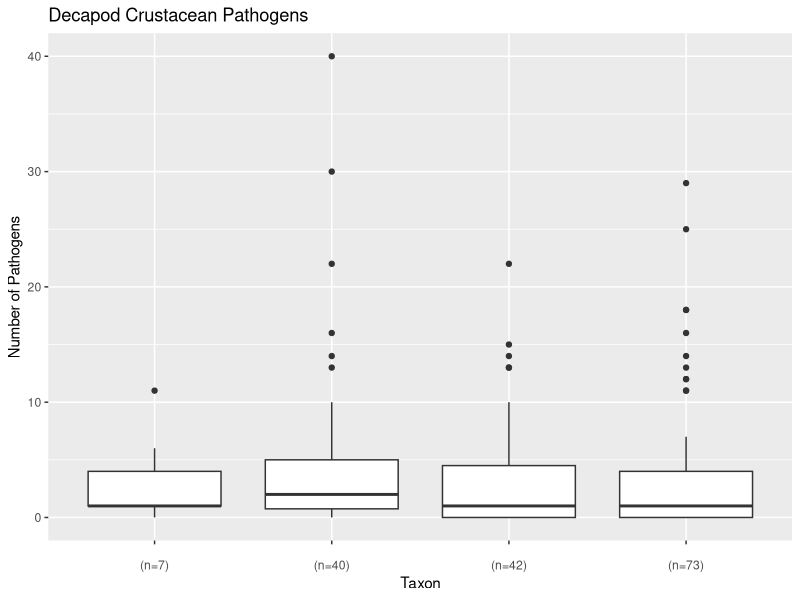
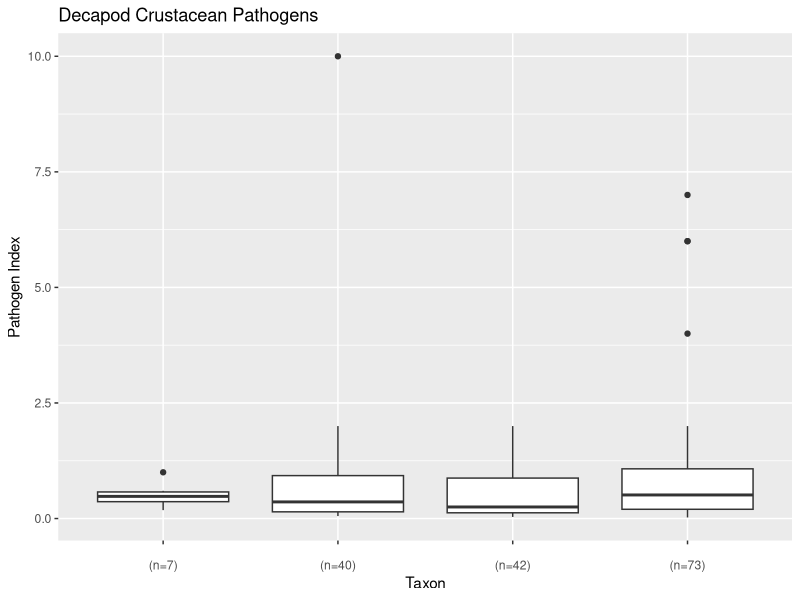

Recreate these plots in R, in order. (Note: this script raises an error after producing the figures.)
#Preliminary Plotting
######################
#162 SPECIES
######################

#####################
#SWEEP ENVIRONMENT
#####################

library(ggplot2)
library(dplyr)
library(cowplot)


decapods <- read.csv("analyze_data/hosts_clean_pathcounts162.csv")
pathogens <- read.csv("clean_data/path_hosts_clean.csv")

#Tasks
#1-Graph total number of pathogens per taxa
#2-Graph # viruses per host type
#3-Graph #isopods per taxa
#4-Graph rhizocephalan barnacles per taxa
#5-Graph # bacteria per taxa
#6-Graph # microsporidians per taxa
#7-Scatterplot number pathogens vs longevity
#8-scatterplot of num_viruses vs longev
#9-#boxplot of aq.hab vs num_pathogens
##*need to make simplified habitat column and continue
#10-boxplot of aq.hab vs num_viruses
#11-graph longevity by taxa
#12-Graph number pathogens by sociality
##*need to add what the scores mean
#13-Graph number of viruses by sociality
#14-Graph tranmission by taxa
#15-Graph requirements by taxa
#16-Graph size by taxa

levels(pathogens$pathogen_type)

####################################
#PLOTS


#1-
#Graph total number of pathogens per taxa
#create vector with host_type levels and number of species in each
xlab_path <- paste(levels(decapods$host_type),"\n(n=",
                   table(decapods$host_type),")",sep="")
ggplot(data=decapods, aes(x=host_type,y=num_pathogens))+
  geom_boxplot()+
  labs(x="Taxon",y="Number of Pathogens",title="Decapod Crustacean Pathogens")+
  scale_x_discrete(labels=xlab_path)
#these numbers aren't right

#1.5 Pathogens per taxon per citation (pathogen index)
ggplot(data=decapods, aes(x=host_type,y=path_index))+
  geom_boxplot()+
  labs(x="Taxon",y="Pathogen Index",title="Decapod Crustacean Pathogens")+
  scale_x_discrete(labels=xlab_path)

#1.5.5 Try different index, divide by # pathogen citations instead
ggplot(data=decapods2, aes(x=host_type,y=num_pathogens/path_search_results))+
  geom_boxplot()+
  labs(x="Taxon",y="Pathogen Index 2.0",title="Decapod Crustacean Pathogens")+
  scale_x_discrete(labels=xlab_path)

#2-
#Graph # viruses per host type
#create vector with host_type levels and number of each host_type that has viruses
#however, it's plotting all, including those spp with ZERO viruses
xlab_vir <- paste(levels(decapods$host_type),"\n(n=",
                  table(decapods$host_type[decapods$num_viruses>0]),")",sep="")
ggplot(data=decapods, aes(x=host_type,y=num_viruses))+
  geom_boxplot()+
  labs(x="Taxon",y="Number of Viruses",title="Decapod Crustacean Viruses")+
  scale_x_discrete(labels=xlab_vir)

#2.5 virus index per host type
ggplot(data=decapods, aes(x=host_type,y=(num_viruses/path_search_results)))+
  geom_boxplot()+
  labs(x="Taxon",y="Virus Index",title="Decapod Crustacean Viruses")+
  scale_x_discrete(labels=xlab_vir)

#3-
#graph isopods per taxa
#however plotting those with 0
xlab_isopod <- paste(levels(decapods$host_type),"\n(n=",
                     table(decapods$host_type[decapods$num_isopods>0]),")",sep="")
ggplot(data=decapods, aes(x=host_type,y=num_isopods))+
  geom_boxplot()+
  labs(x="Host Type",y="Number of Isopods",title="Decapod Crustacean Bopyrid Isopods")+
  scale_x_discrete(labels=xlab_isopod)

#4-
#rhizocephalan barnacles per taxa
#however plotting those with 0
xlab_rhiz <- paste(levels(decapods$host_type),"\n(N=",
                   table(decapods$host_type[decapods$num_rhiz>0]),")",sep="")
ggplot(data=decapods, aes(x=host_type,y=num_rhiz))+
  geom_boxplot()+
  labs(x="Host Type",y="Number of Rhizocephalan Barnacles",title="Decapod Crustacean Rhizocephalan Barnacles")+
  scale_x_discrete(labels=xlab_rhiz)

#5-
#Graph # bacteria per taxa
xlab_bacteria <- paste(levels(decapods$host_type),"\n(N=",
                   table(decapods$host_type[decapods$num_bacteria>0]),")",sep="")
ggplot(data=decapods, aes(x=host_type,y=num_bacteria))+
  geom_boxplot()+
  labs(x="Host Type",y="Number of Bacteria Species",title="Decapod Crustacean Bacterial Parasites")+
  scale_x_discrete(labels=xlab_bacteria)

#6-
#Graph # microsporidians per taxa
xlab_microsp <- paste(levels(decapods$host_type),"\n(N=",
                       table(decapods$host_type[decapods$num_microsp>0]),")",sep="")
ggplot(data=decapods, aes(x=host_type,y=num_microsp))+
  geom_boxplot()+
  labs(x="Host Type",y="Number of Microsporidians",title="Decapod Crustacean Microsporidian Parasites")+
  scale_x_discrete(labels=xlab_microsp)

#7-
#scatterplot of num_pathogens vs longev
ggplot(data=decapods, aes(x=longev_max,y=num_pathogens,fill=host_type))+
  geom_point(pch=21,size=2,col="black",alpha=.85)+
  labs(x="Longevity (years)", y="Number of Pathogens")+
  scale_fill_manual(values=bem_colors,name="Host Type")



ggplot(data=temp, aes(x=longev_max,y=num_pathogens,fill=host_type))+
  geom_point(pch=21,size=2,col="black",alpha=.85)+
  labs(x="Longevity (years)", y="Number of Pathogens")+
  scale_fill_manual(values=bem_colors,name="Host Type")

summary(lm(longev_max~num_pathogens,data=decapods_na.rm)) #not sure where these datasets are created

#7.5 Longev and pathogen index
ggplot(data=decapods, aes(x=longev_max,y=path_index,fill=host_type))+
  geom_point(pch=21,size=1.5,col="black",alpha=.85)+
  labs(x="Longevity (years)", y="Pathogen Index")+
  scale_fill_manual(values=bem_colors,name="Host Type")

#8-
#scatterplot of num_viruses vs longev
bem_colors <- c("#D1800B","#694008","#1D6295","#84ACB6")
long_vir_plot <- ggplot(data=decapods, aes(x=longev_max,y=num_viruses,fill=host_type))+
  geom_point(pch=21,size=2,col="black",alpha=.85)+
  labs(x="Longevity (years)", y="Number of Viruses")+
  scale_fill_manual(values=bem_colors,name="Host Type")+
  scale_x_continuous(limit=c(0,70))+
  theme(legend.position=c(.55,.75),legend.title.align=0.5)
long_vir_plot
#Save a plot to main folder
ggsave("outputs/bem2018_virus_longev_plot.png",plot=long_vir_plot,
       width=6,
       height=6.7,
       unit=c("in"),
       scale=1)
#8.5 Longevity and virus index
ggplot(data=decapods, aes(x=longev_max,y=virus_index,fill=host_type))+
  geom_point(pch=21,size=1.5,col="black",alpha=.85)+
  labs(x="Longevity (years)", y="Virus Index")+
  scale_fill_manual(values=bem_colors,name="Host Type")


#9-
#boxplot of aq.hab vs num_pathogens
levels(decapods$aq_hab)
lab_hab <- c("brackish",
             "fresh",
             "brackish &\nfresh",
             "marine & \nbrackish",
             "marine &\nbracksih \n& fresh",
             "terrestrial \n& marine", 
             "marine")
ggplot(data=decapods, aes(x=aq_hab,y=num_pathogens))+
  geom_boxplot()+
  labs(x="Habitat",y="Number of Pathogens",title="Decapod Crustacean Pathogens")+
  scale_x_discrete(labels=lab_hab)
#create simplified habitat

#graph simplified habitat
ggplot(data=decapods, aes(x=hab_simple,y=num_pathogens))+
  geom_boxplot()+
  labs(x="Habitat",y="Number of Pathogens",title="Decapod Crustacean Pathogens")

#10-
#boxplot of aq.hab vs num_viruses
ggplot(data=decapods, aes(x=aq_hab,y=num_viruses))+
  geom_boxplot()+
  labs(x="Habitat",y="Number of Viruses",title="Decapod Crustacean Pathogens")+
  scale_x_discrete(labels=lab_hab)

#11-
#Graph longevity by taxa
xlab_long <- paste(levels(decapods$host_type),"\n(n=",
                   table(decapods$host_type[decapods$longev_max!="NA"]),")",sep="")
ggplot(data=decapods,aes(x=host_type,y=longev_max))+
  geom_boxplot()+
  scale_x_discrete(labels=xlab_long)+
  labs(x="Taxon",y="Longevity")
  
#12-
#Graph number pathogens by sociality
as.factor(decapods$social_score)
xlab_soc_path <- paste(levels(decapods$social_score),
                       "\n(n=",table(decapods$social_score[decapods$num_pathogens>0]),")",sep="")
ggplot(data=decapods, aes(x=as.factor(social_score),y=num_pathogens))+
  geom_boxplot()+
  labs(x="Social Score",y="Number of Pathogens",title="Decapod Crustacean Pathogens and Sociality")+
  scale_x_discrete(labels=xlab_soc_path)
#extrapolated by family
xlab_soc_fam_path <- paste(levels(decapods$social_score),
                           "\n(n=",table(decapods$fam_soc_score[decapods$num_pathogens>0]),")",sep="")
ggplot(data=decapods, aes(x=as.factor(fam_soc_score),y=num_pathogens))+
  geom_boxplot()+
  labs(x="Sociality",y="Number of Pathogens",title="Decapod Crustacean Pathogens and Sociality")+
  scale_x_discrete(labels=xlab_soc_path)
#with path index instead of count
ggplot(data=decapods, aes(x=as.factor(fam_soc_score),y=path_index))+
  geom_boxplot()+
  labs(x="Sociality",y="Number of Pathogens",title="Decapod Crustacean Pathogens and Sociality")+
  scale_x_discrete(labels=xlab_soc_path)

#13-
#Graph number of viruses by sociality
#extrapolated by family
xlab_soc_vir <- paste(levels(decapods$social_score),"\n(n=",
                  table(decapods$fam_soc_score[decapods$num_viruses>0]),")",sep="")
ggplot(data=decapods, aes(x=fam_soc_score,y=num_viruses))+
  geom_boxplot()+
  labs(x="Sociality",y="Number of Viruses",title="Decapod Crustacean Viruses and Sociality")+
  scale_x_discrete(labels=xlab_soc_vir)

#14-Graph tranmission by taxa
xlab_trans <- paste(levels(decapods$host_type),
                    "\n(n=",table(decapods$host_type[decapods$num_pathogens>0]),")",sep="")
ggplot(data=decapods, aes(x=host_type,y=prop_direct))+
  geom_boxplot()+
  labs(x="Taxon",y="Proportion with Direct Transmission",title="Decapod Crustacean Parasite Tranmission Type")+
  scale_x_discrete(labels=xlab_trans)

#15-Graph requirements by taxa
xlab_req <- paste(levels(decapods$host_type),
                  "\n(n=",table(decapods$host_type[decapods$num_pathogens>0]),")",sep="")
ggplot(data=decapods, aes(x=host_type,y=prop_obligate))+
  geom_boxplot()+
  labs(x="Taxon",y="Proportion Obligate Parasites",title="Decapod Crustacean Parasite Tranmission Type")+
  scale_x_discrete(labels=xlab_req)

#16-Graph size by taxa
xlab_pathsize <- paste(levels(decapods$host_type),"\n(n=",
                       table(decapods$host_type[decapods$num_pathogens>0]),")",sep="")
ggplot(data=decapods, aes(x=host_type,y=prop_macro))+
  geom_boxplot()+
  labs(x="Taxon",y="Proportion Macro Parasites",title="Decapod Crustacean Parasite Tranmission Type")+
  scale_x_discrete(labels=xlab_pathsize)


